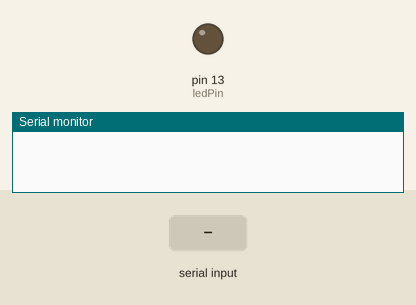
A sketch run on a simulated Arduino Uno, built with avr-gcc and run on an emulated ATmega328P. Parts: output pins drawn as LEDs (lit = HIGH), the last lines printed to the serial monitor. The inputs (shaded band) are chosen by the test bench.

Above: at 1.2 s.
1.3 s: "90 45\n" received over Serial
At 2.1 s:
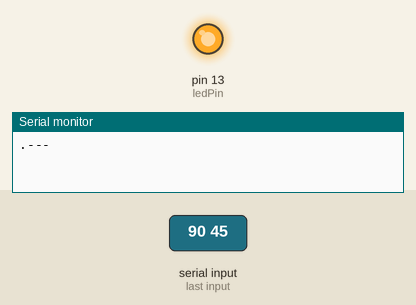
Timing chart, 0 to 10.3 s (numbered marks = the images above; inputs shaded):
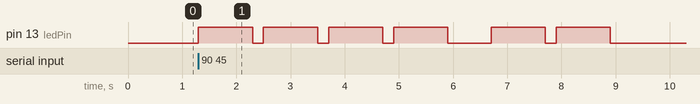

Measured:
- after the input at 1.3 s, pin 13 (ledPin): goes 3 × (HIGH 1.0 s, LOW 0.20 s), HIGH 1.0 s, LOW 0.80 s, HIGH 1.0 s, LOW 0.20 s, HIGH 1.0 s, then LOW, starting at once

The sketch:

sketch5_05.ino
```cpp
/* BEGIN PRIVATE FUNCTION */
char* letter[] =
{
   ".-", "-...", "-.-.", "-..", ".",  /* A -> I */
   "..-.", "--.", "....", "..",
   ".---", "-.-", ".-..", "--", "-.", /* J -> R */
   "---", ".--.", "--.-", ".-.",
   "...", "-", "..-",  "...-", ".--", /* S -> Z */
   "-..-", "-.--", "--.."
};

char* number[] =
{
  "----", ".----", "..---", "...--", "....-", ".....", "-....", "--...", "---..", "----."
};

const int ledPin = 13;
const int dotDelay = 200;
/* END PRIVATE FUNCTION */

void setup() {
  // put your setup code here, to run once:
  pinMode(ledPin, OUTPUT);
  Serial.begin(9600);
}

void loop() {
  // put your main code here, to run repeatedly:
  /* END USER CODE */
  /* BEGIN USER CODE */
  char ch;
  if(Serial.available() > 0)
  {
    ch = Serial.read();
    if(ch >= 'a' && ch <= 'z')
    {
      Serial.println(letter[ch - 'a']);
      flashSequence(letter[ch - 'a']);
    }
    else if (ch >= 'A' && ch <= 'Z')
    {
      Serial.println(letter[ch - 'A']);
      flashSequence(letter[ch - 'A']);
    }
    else if(ch >= '0' && ch <= '9')
    {
      Serial.println(letter[ch - '0']);
      flashSequence(letter[ch - '0']);
    }
    else if(ch == ' ')
    {
      Serial.println(' ');
      delay(dotDelay * 4);
    }
  }
}

/* BEGIN PRIVATE FUNCTION */
void flashSequence(char* sequence)
{
  int i = 0;
  while(sequence[i] != '\0')
  {
    flashDotOrDash(sequence[i]);
    ++i;
  }
  delay(dotDelay * 3);
}

void flashDotOrDash(char DotOrDash)
{
  digitalWrite(ledPin, HIGH);
  if(DotOrDash == ".")
  {
    delay(dotDelay);
  }
  else
  {
    delay(dotDelay * 5);
  }
  digitalWrite(ledPin, LOW);
  delay(dotDelay);
}
/* END PRIVATE FUNCTION */
```
